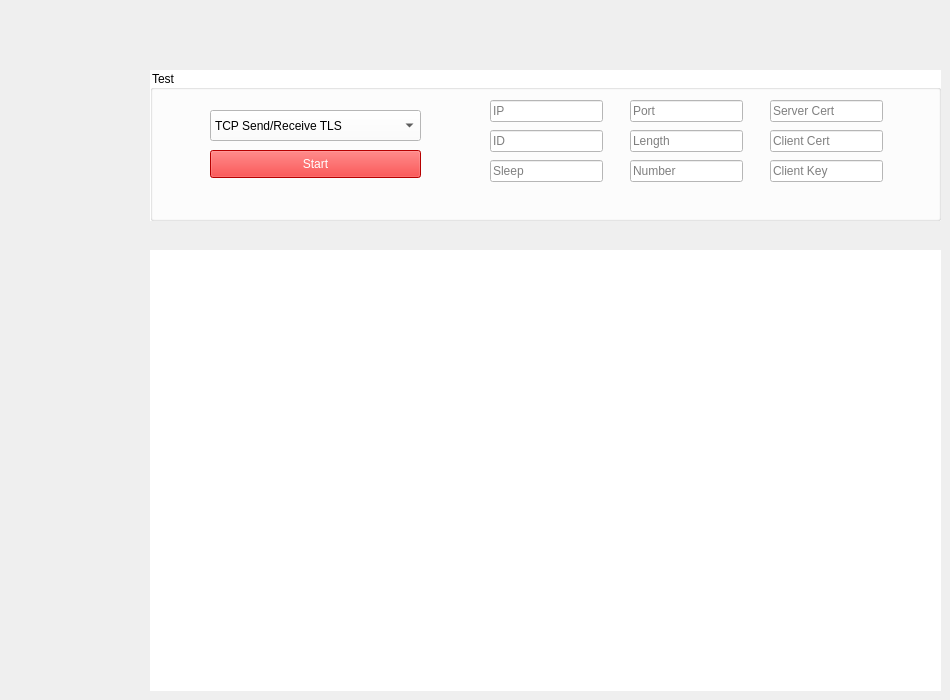
        <widget class="QWidget" name="tab">
         <attribute name="title">
          <string>TEST CONNECTION</string>
         </attribute>
         <widget class="QGroupBox" name="groupBox_5">
          <property name="geometry">
           <rect>
            <x>150</x>
            <y>70</y>
            <width>791</width>
            <height>151</height>
           </rect>
          </property>
          <property name="styleSheet">
           <string notr="true">background-color: rgb(255, 255, 255);</string>
          </property>
          <property name="title">
           <string>Test</string>
          </property>
          <widget class="QComboBox" name="test_comboBox">
           <property name="geometry">
            <rect>
             <x>60</x>
             <y>40</y>
             <width>211</width>
             <height>31</height>
            </rect>
           </property>
           <item>
            <property name="text">
             <string>TCP Send/Receive TLS</string>
            </property>
           </item>
           <item>
            <property name="text">
             <string>TCP Send/Receive</string>
            </property>
           </item>
           <item>
            <property name="text">
             <string>HTTP Sampler</string>
            </property>
           </item>
           <item>
            <property name="text">
             <string>UDP Send Receive</string>
            </property>
           </item>
          </widget>
          <widget class="QLineEdit" name="IP_lineEdit_2">
           <property name="geometry">
            <rect>
             <x>340</x>
             <y>30</y>
             <width>113</width>
             <height>22</height>
            </rect>
           </property>
           <property name="placeholderText">
            <string>IP</string>
           </property>
          </widget>
          <widget class="QLineEdit" name="port_lineEdit">
           <property name="geometry">
            <rect>
             <x>480</x>
             <y>30</y>
             <width>113</width>
             <height>22</height>
            </rect>
           </property>
           <property name="placeholderText">
            <string>Port</string>
           </property>
          </widget>
          <widget class="QLineEdit" name="id_lineEdit">
           <property name="geometry">
            <rect>
             <x>340</x>
             <y>60</y>
             <width>113</width>
             <height>22</height>
            </rect>
           </property>
           <property name="placeholderText">
            <string>ID</string>
           </property>
          </widget>
          <widget class="QLineEdit" name="length_lineEdit">
           <property name="geometry">
            <rect>
             <x>480</x>
             <y>60</y>
             <width>113</width>
             <height>22</height>
            </rect>
           </property>
           <property name="placeholderText">
            <string>Length</string>
           </property>
          </widget>
          <widget class="QLineEdit" name="sleep_lineEdit">
           <property name="geometry">
            <rect>
             <x>340</x>
             <y>90</y>
             <width>113</width>
             <height>22</height>
            </rect>
           </property>
           <property name="placeholderText">
            <string>Sleep</string>
           </property>
          </widget>
          <widget class="QLineEdit" name="number_lineEdit">
           <property name="geometry">
            <rect>
             <x>480</x>
             <y>90</y>
             <width>113</width>
             <height>22</height>
            </rect>
           </property>
           <property name="placeholderText">
            <string>Number</string>
           </property>
          </widget>
          <widget class="QLineEdit" name="serverCert_lineEdit">
           <property name="geometry">
            <rect>
             <x>620</x>
             <y>30</y>
             <width>113</width>
             <height>22</height>
            </rect>
           </property>
           <property name="placeholderText">
            <string>Server Cert</string>
           </property>
          </widget>
          <widget class="QLineEdit" name="clientCert_lineEdit">
           <property name="geometry">
            <rect>
             <x>620</x>
             <y>60</y>
             <width>113</width>
             <height>22</height>
            </rect>
           </property>
           <property name="placeholderText">
            <string>Client Cert</string>
           </property>
          </widget>
          <widget class="QPushButton" name="startTest_pushButton">
           <property name="geometry">
            <rect>
             <x>60</x>
             <y>80</y>
             <width>211</width>
             <height>28</height>
            </rect>
           </property>
           <property name="styleSheet">
            <string notr="true">background-color: rgb(255, 0, 0);
color: rgb(255, 255, 255);</string>
           </property>
           <property name="text">
            <string>Start</string>
           </property>
          </widget>
          <widget class="QLineEdit" name="clientKey_lineEdit">
           <property name="geometry">
            <rect>
             <x>620</x>
             <y>90</y>
             <width>113</width>
             <height>22</height>
            </rect>
           </property>
           <property name="placeholderText">
            <string>Client Key</string>
           </property>
          </widget>
         </widget>
         <widget class="QTextBrowser" name="output_textBrowser">
          <property name="geometry">
           <rect>
            <x>150</x>
            <y>250</y>
            <width>791</width>
            <height>441</height>
           </rect>
          </property>
          <property name="styleSheet">
           <string notr="true">background-color: rgb(255, 255, 255);</string>
          </property>
          <property name="frameShape">
           <enum>QFrame::NoFrame</enum>
          </property>
         </widget>
        </widget>
